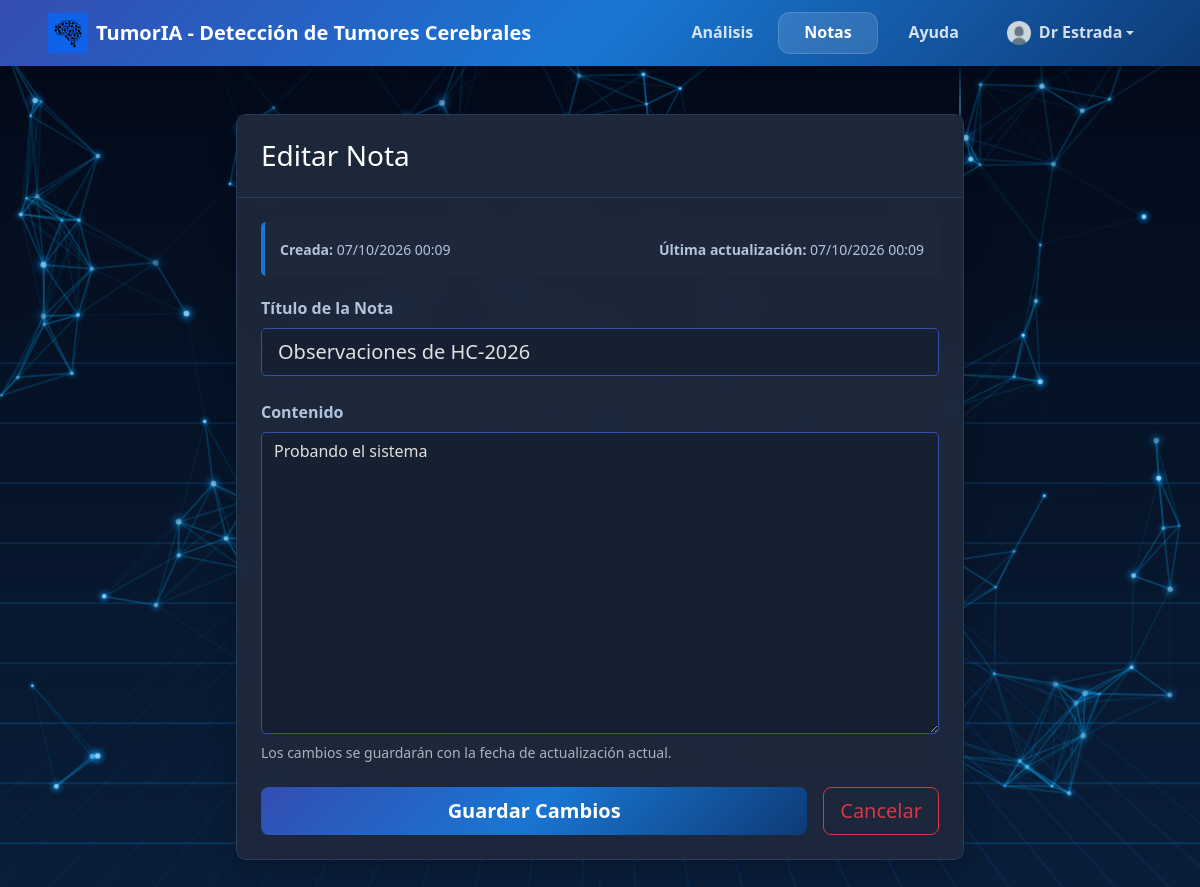
Page /notes/7/edit (signed in) on the committed database.
### web/models.py (models this page shows, shortened)
class User(UserMixin, db.Model):
    __tablename__ = 'users'
    id = db.Column(db.Integer, primary_key=True)
    username = db.Column(db.String(80), unique=True, nullable=False, index=True)
    email = db.Column(db.String(120), unique=True, nullable=False, index=True)
    password_hash = db.Column(db.String(255), nullable=False)
    created_at = db.Column(db.DateTime, default=datetime.utcnow)
    profile_image = db.deferred(db.Column(db.LargeBinary, nullable=True))
    profile_image_mime = db.Column(db.String(64), nullable=True)
    profile_image_updated_at = db.Column(db.DateTime, nullable=True)
    login_history = db.relationship('LoginHistory', backref='user', lazy=True, cascade='all, delete-orphan')
    notes = db.relationship('Note', backref='user', lazy=True, cascade='all, delete-orphan')
    @property
    def has_profile_image(self):
        return bool(self.profile_image_mime and self.profile_image_updated_at)

class Note(db.Model):
    __tablename__ = 'notes'
    id = db.Column(db.Integer, primary_key=True)
    user_id = db.Column(db.Integer, db.ForeignKey('users.id'), nullable=False, index=True)
    patient_id = db.Column(db.String(120), nullable=True, index=True)
    title = db.Column(db.String(255), nullable=False)
    content = db.Column(db.Text, nullable=False)
    created_at = db.Column(db.DateTime, default=datetime.utcnow)
    updated_at = db.Column(db.DateTime, default=datetime.utcnow, onupdate=datetime.utcnow)

### web/app.py (the view, shortened to what this page needs)
@app.route("/notes/<int:note_id>/edit", methods=["GET", "POST"])
@login_required
def edit_note(note_id):
    note = Note.query.get_or_404(note_id)
    if note.user_id != current_user.id:
        flash("No tienes permiso para editar esta nota.", "danger")
        return redirect(url_for("notes"))
    return render_template("edit_note.html", note=note)

### web/app.py (called while the page is built)
@login_manager.user_loader
def load_user(user_id):
    return User.query.get(int(user_id))

@app.context_processor
def inject_avatar_helpers():
    def user_avatar_url(user=None):
        user = user or current_user
        if (
            getattr(user, "is_authenticated", False)
            and getattr(user, "has_profile_image", False)
        ):
            version = ""
            if getattr(user, "profile_image_updated_at", None):
                version = user.profile_image_updated_at.strftime("%Y%m%d%H%M%S")
            return url_for("serve_profile_avatar", user_id=user.id, v=version)
        return url_for("static", filename="images/pfp-default/Default-pfp-tumoria.png")
    return {"user_avatar_url": user_avatar_url}

### templates/edit_note.html (shortened to what this page needs)
<!DOCTYPE html>
<html lang="es" data-bs-theme="dark">
<head>
  <link rel="stylesheet" href="{{ url_for('static', filename='vendor/bootstrap/bootstrap.min.css') }}">
  <link rel="stylesheet" href="{{ url_for('static', filename='styles.css') }}" />
</head>
<body>
  <nav class="navbar navbar-expand-lg navbar-dark navbar-custom">
    <div class="container-fluid px-3 px-md-5">
      <a class="navbar-brand fw-bold d-flex align-items-center" href="{{ url_for('main_menu') }}">
        <img src="{{ url_for('static', filename='images/icon/Icono-TumorIA.jpg') }}" alt="TumorIA Logo" height="40" class="me-2">
        TumorIA - Detección de Tumores Cerebrales
      </a>
      <div class="collapse navbar-collapse" id="navbarNav">
        <ul class="navbar-nav ms-auto">
          <li class="nav-item">
            <a class="nav-link" href="{{ url_for('main_menu') }}">Análisis</a>
          </li>
          <li class="nav-item">
            <a class="nav-link active" href="{{ url_for('notes') }}">Notas</a>
          </li>
          <li class="nav-item">
            <a class="nav-link" href="{{ url_for('help_page') }}">Ayuda</a>
          </li>
          <li class="nav-item dropdown">
            <a class="nav-link dropdown-toggle d-flex align-items-center" href="#" id="profileDropdown" role="button" data-bs-toggle="dropdown">
              <img src="{{ user_avatar_url() }}" alt="Perfil de {{ current_user.username }}" height="24" class="me-2 rounded-circle">
              {{ current_user.username }}
            </a>
          </li>
        </ul>
      </div>
    </div>
  </nav>
  <div class="container-fluid px-3 px-md-5 py-5">
    <div class="row justify-content-center">
      <div class="col-lg-8">
        <div class="card editor-card">
          <div class="card-header bg-light border-bottom p-4">
            <h3 class="mb-0">Editar Nota</h3>
          </div>
          <div class="card-body p-4">
            <div class="info-dates">
              <div class="row text-sm">
                <div class="col-6">
                  <small><strong>Creada:</strong> {{ note.created_at.strftime('%d/%m/%Y %H:%M') }}</small>
                </div>
                <div class="col-6 text-end">
                  <small><strong>Última actualización:</strong> {{ note.updated_at.strftime('%d/%m/%Y %H:%M') }}</small>
                </div>
              </div>
            </div>
            <form method="POST">
              <div class="mb-4">
                <label class="form-label fw-bold" for="title">Título de la Nota</label>
                <input
                  class="form-control form-control-lg"
                  id="title"
                  name="title"
                  type="text"
                  value="{{ note.title }}"
                  maxlength="255"
                  required
                  autofocus
                />
              </div>
              <div class="mb-4">
                <label class="form-label fw-bold" for="content">Contenido</label>
                <textarea
                  class="form-control"
                  id="content"
                  name="content"
                  rows="12"
                  required
                >{{ note.content }}</textarea>
                <small class="form-text text-muted d-block mt-2">
                  Los cambios se guardarán con la fecha de actualización actual.
                </small>
              </div>
              <div class="d-flex gap-3">
                <button class="btn btn-save btn-lg flex-grow-1" type="submit">
                  Guardar Cambios
                </button>
                <a href="{{ url_for('notes') }}" class="btn btn-outline-danger btn-lg">
                  Cancelar
                </a>
              </div>
            </form>
          </div>
        </div>
      </div>
    </div>
  </div>

### static/styles.css (style rules this page uses)
html, body { -webkit-text-size-adjust: 100%; text-size-adjust: 100%; overflow-x: hidden; margin: 0; }
html { overflow-y: scroll; }
.card { background: rgba(30, 41, 59, 0.85) !important; -webkit-backdrop-filter: blur(10px); backdrop-filter: blur(10px); border: 1px solid rgba(100, 180, 255, 0.15) !important; }
.navbar-custom { --navbar-link-min-width: 100px; --navbar-dropdown-min-width: 150px; }
.navbar-custom .navbar-nav { align-items: center; gap: 0.35rem; }
.navbar-custom .navbar-nav .nav-item { display: flex; align-items: center; }
.navbar-custom .navbar-nav .nav-link, .navbar-custom .navbar-nav .dropdown-toggle { display: inline-flex; align-items: center; justify-content: center; min-width: var(--navbar-link-min-width); min-height: 42px; padding: 0.55rem 1.1rem; margin: 0; border-radius: 0.75rem; font-weight: 600; line-height: 1.2; transition: color 0.2s ease, background-color 0.2s ease, transform 0.2s ease; }
.navbar-custom .navbar-nav .dropdown-toggle { min-width: var(--navbar-dropdown-min-width); }
.navbar-custom .navbar-nav .nav-link { color: rgba(255, 255, 255, 0.82); }
.navbar-custom .navbar-nav .nav-link.active, .navbar-custom .navbar-nav .nav-link.show { color: #ffffff; background: rgba(255, 255, 255, 0.12); box-shadow: inset 0 0 0 1px rgba(255, 255, 255, 0.14); font-weight: 700; }

### templates/edit_note.html (style rules this page uses)
.navbar-custom { background: linear-gradient(135deg, #334db3 0%, #1976d2 50%, #0e3a76 100%); box-shadow: 0 2px 10px rgba(0, 0, 0, 0.2); }
.editor-card { border: none; border-radius: 10px; box-shadow: 0 10px 25px rgba(0, 0, 0, 0.2); background: rgba(30, 41, 59, 0.95) !important; }
.form-control, .form-control-lg { border-radius: 5px; border: 1px solid #334db3; background: rgba(20, 30, 48, 0.8) !important; color: #e0e0e0; }
.btn-save { background: linear-gradient(135deg, #334db3 0%, #1976d2 50%, #0e3a76 100%); border: none; color: white; font-weight: 600; }
.info-dates { background: rgba(30, 41, 59, 0.8); border-radius: 5px; padding: 15px; margin-bottom: 20px; border-left: 4px solid #1976d2; color: #b0c4de; }
.card-header { background: rgba(30, 41, 59, 0.9) !important; border-color: rgba(100, 180, 255, 0.15) !important; color: white; }
.form-label { color: #b0c4de; font-weight: 600; }

### rows in the picture
User: username "Dr Estrada"
Note: created_at "07/10/2026 00:09", updated_at "07/10/2026 00:09", title "Observaciones de HC-2026", content "Probando el sistema"
